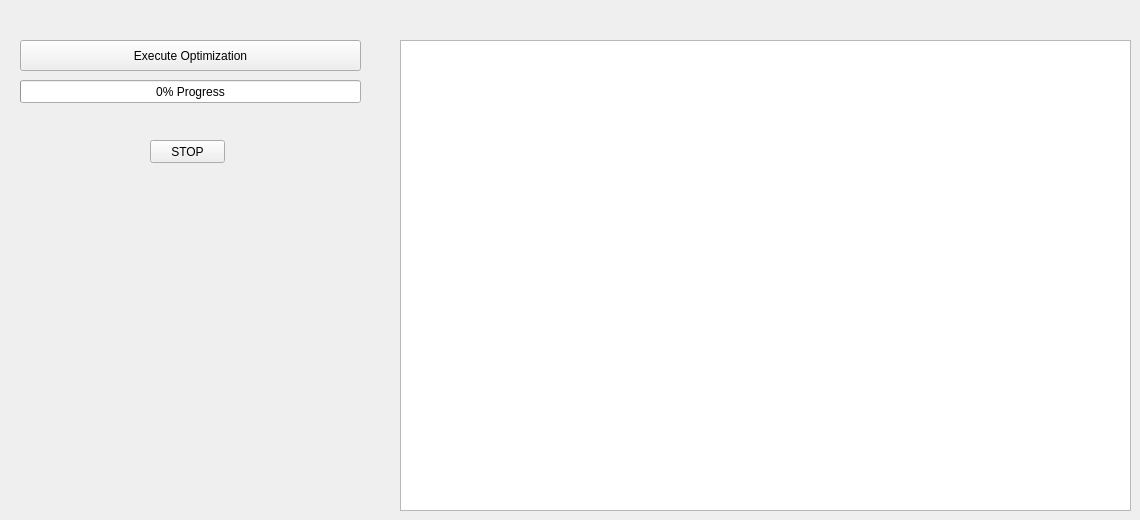
    <widget class="QWidget" name="tab_3">
     <attribute name="title">
      <string>Execution</string>
     </attribute>
     <widget class="QProgressBar" name="progressBar">
      <property name="geometry">
       <rect>
        <x>20</x>
        <y>80</y>
        <width>341</width>
        <height>23</height>
       </rect>
      </property>
      <property name="sizePolicy">
       <sizepolicy hsizetype="Expanding" vsizetype="Minimum">
        <horstretch>0</horstretch>
        <verstretch>0</verstretch>
       </sizepolicy>
      </property>
      <property name="toolTip">
       <string/>
      </property>
      <property name="layoutDirection">
       <enum>Qt::LeftToRight</enum>
      </property>
      <property name="value">
       <number>0</number>
      </property>
      <property name="alignment">
       <set>Qt::AlignCenter</set>
      </property>
      <property name="invertedAppearance">
       <bool>false</bool>
      </property>
      <property name="textDirection">
       <enum>QProgressBar::TopToBottom</enum>
      </property>
      <property name="format">
       <string>%p% Progress</string>
      </property>
     </widget>
     <widget class="QPushButton" name="Execution">
      <property name="geometry">
       <rect>
        <x>20</x>
        <y>40</y>
        <width>341</width>
        <height>31</height>
       </rect>
      </property>
      <property name="sizePolicy">
       <sizepolicy hsizetype="Expanding" vsizetype="Minimum">
        <horstretch>0</horstretch>
        <verstretch>0</verstretch>
       </sizepolicy>
      </property>
      <property name="palette">
       <palette>
        <active>
         <colorrole role="Base">
          <brush brushstyle="SolidPattern">
           <color alpha="255">
            <red>85</red>
            <green>255</green>
            <blue>127</blue>
           </color>
          </brush>
         </colorrole>
        </active>
        <inactive>
         <colorrole role="Base">
          <brush brushstyle="SolidPattern">
           <color alpha="255">
            <red>85</red>
            <green>255</green>
            <blue>127</blue>
           </color>
          </brush>
         </colorrole>
        </inactive>
        <disabled>
         <colorrole role="Base">
          <brush brushstyle="SolidPattern">
           <color alpha="255">
            <red>240</red>
            <green>240</green>
            <blue>240</blue>
           </color>
          </brush>
         </colorrole>
        </disabled>
       </palette>
      </property>
      <property name="text">
       <string>Execute Optimization</string>
      </property>
      <property name="autoDefault">
       <bool>false</bool>
      </property>
      <property name="flat">
       <bool>false</bool>
      </property>
     </widget>
     <widget class="QPushButton" name="stopButton">
      <property name="geometry">
       <rect>
        <x>150</x>
        <y>140</y>
        <width>75</width>
        <height>23</height>
       </rect>
      </property>
      <property name="sizePolicy">
       <sizepolicy hsizetype="Expanding" vsizetype="Minimum">
        <horstretch>0</horstretch>
        <verstretch>0</verstretch>
       </sizepolicy>
      </property>
      <property name="text">
       <string>STOP</string>
      </property>
     </widget>
     <widget class="QTableWidget" name="tableWidget">
      <property name="geometry">
       <rect>
        <x>400</x>
        <y>40</y>
        <width>731</width>
        <height>471</height>
       </rect>
      </property>
     </widget>
     <widget class="QLabel" name="label_19">
      <property name="geometry">
       <rect>
        <x>20</x>
        <y>470</y>
        <width>221</width>
        <height>41</height>
       </rect>
      </property>
      <property name="text">
       <string/>
      </property>
      <property name="pixmap">
       <pixmap>ParkerLogo.jpg</pixmap>
      </property>
      <property name="scaledContents">
       <bool>true</bool>
      </property>
     </widget>
    </widget>
